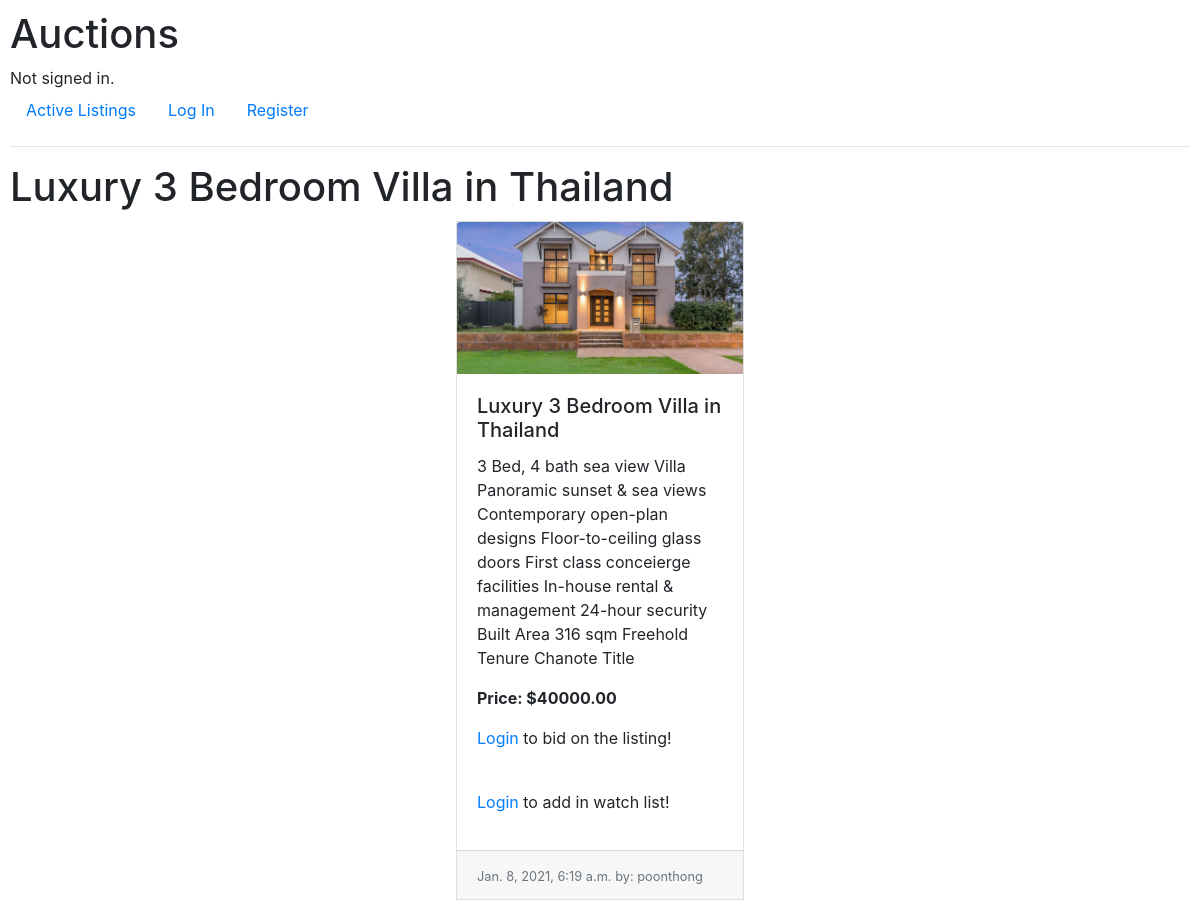
The page /1 on the database its author committed.
### auctions/models.py (models this page shows, shortened)
class Listing(models.Model):
    title = models.CharField(max_length=64)
    description = models.TextField()
    image = models.ImageField(upload_to="listing_images", default=None, null=True)
    category_id = models.ForeignKey(Category, on_delete=models.CASCADE, default=1)
    create_at = models.DateTimeField(auto_now_add=True, null=True)
    open_at = models.BooleanField(default=True)
    owner = models.ForeignKey("User", null=True, on_delete=models.DO_NOTHING)
    starting_price = models.DecimalField(decimal_places=2, max_digits=10, null=True)

class User(AbstractUser):
    watch_listing = models.ManyToManyField(Listing)

### auctions/views.py (the view)
# urls.py: path("<int:listing_id>", views.bid, name="bid"),
def bid(request, listing_id):
    listing = Listing.objects.get(pk=listing_id)
    error_clean_bid = False
    if request.method == "POST":
        form = Bid(request.POST)
        if form.is_valid():
            clean_bid = form.cleaned_data["bid_form"]
            price_from_database = listing.starting_price
            if clean_bid > price_from_database:
                listing.starting_price = clean_bid
                listing.save()
            else:
                error_clean_bid = True
    else:
        form = Bid()
    return render(request, "auctions/bid.html", {
        "listing": listing,
        "form": form,
        "error_clean_bid": error_clean_bid
    })

### auctions/templates/auctions/bid.html
{% extends "auctions/layout.html" %}
{% block body %}
    <h1>{{ listing.title }}</h1>
    <div style="padding: 2px; display: flex; justify-content: center">
        <div style="width: 18rem; border: 1px solid rgba(0,0,0,.125)">
            <img class="card-img-top" src="{{ listing.image.url }}" alt="{{ listing.title }}">
            <div class="card-body">
                <h5 class="card-title">{{ listing.title }}</h5>
                <p class="card-text">{{ listing.description }}</p>
                <p class="card-text"><strong>Price: ${{ listing.starting_price }}</strong></p>
                {% if user.is_authenticated %}
                    <form action="{% url 'bid' listing.id %}" method="POST">
                        {% csrf_token %}
                        {{ form.as_p }}
                        {% if error_clean_bid %}
                            <p>Can't be lower than the number of price</p>
                        {% endif %}
                        <input class="btn btn-primary" type="submit" value="Bid">
                    </form>
                {% else %}
                    <p><a href={% url 'login' %}>Login</a> to bid on the listing!</p>
                {% endif %}
                <br>
                {% if user.is_authenticated %}
                    <form action="{% url 'watchlist' listing.id %}" method="POST">
                        {% csrf_token %}
                        <input class="btn btn-primary" type="submit" value="Add watch list">
                    </form>
                {% else %}
                    <p><a href={% url 'login' %}>Login</a> to add in watch list!</p>
                {% endif %}
            </div>
            <div class="card-footer">
                <small class="text-muted">{{ listing.create_at }} by: {{ listing.owner.username }}</small>
            </div>
        </div>
    </div>
{% endblock %}

### auctions/static/auctions/styles.css (style rules this page uses)
body { padding: 10px; }

### rows shown on the page
Listing: title "Luxury 3 Bedroom Villa in Thailand", image (picture), description "3 Bed, 4 bath sea view Villa Panoramic sunset & sea views Contemporary open-plan designs Floor-to-ceiling glass doors First class conceierge facilities In-house rental & management 24-hour security Built Area 316 sqm Freehold Tenure Chanote Title", starting_price "40000.00", create_at "Jan. 8, 2021, 6:19 a.m.", owner.username "poonthong"
